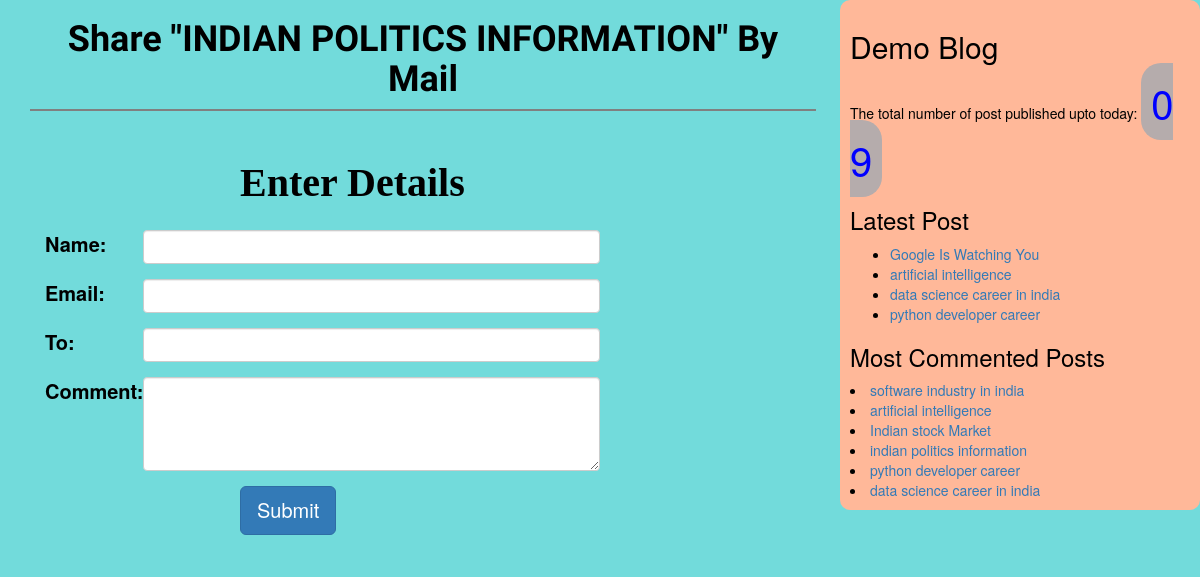
The app's page /2/share/ with its own data.
### blog/models.py (models this page shows, shortened)
class Post(models.Model):
    STATUS_CHOICES=(('draft','Draft'),('published','Published'))
    title=models.CharField(max_length=256)
    slug=models.SlugField(max_length=256,unique_for_date='publish')
    author=models.ForeignKey(User,on_delete=models.CASCADE,related_name='blog_posts')
    body=models.TextField()
    publish=models.DateTimeField(default=timezone.now)
    created=models.DateTimeField(auto_now_add=True)
    updated=models.DateTimeField(auto_now=True)
    status=models.CharField(max_length=10,choices=STATUS_CHOICES,default='draft')
    objects=CustomManager()
    tags=TaggableManager()
    class Meta:
        ordering=('-publish',)
    def get_absolute_url(self):
        return reverse('post_detail',
                            args=[self.publish.year,
                            self.publish.strftime('%m'),
                            self.publish.strftime('%d'),
                            self.slug])

### blog/views.py (the view)
# urls.py: path('<int:id>/share/', views.mail_send_view),
def mail_send_view(request,id):
    post=get_object_or_404(Post,id=id,status='published')
    send=False
    if request.method=='POST':
        form=EmailSendForm(request.POST)
        if form.is_valid():
            cd=form.cleaned_data
            post_url=request.build_absolute_uri(post.get_absolute_url())
            subject='{}({}) recommends you to read "{}"'.format(cd['name'],cd['email'], post.title)
            message='read post at: \n {}\n\n {}\'comment:\n{}'.format(post_url,cd['name'],cd['comment'])
            send_mail(subject,message,'samtech@gmail.com',[cd['to']])
            send=True
    else:
        form=EmailSendForm()
    return render(request,'blog/sharebyemail.html',{'send':send,'form':form,'post':post})

### blog/forms.py
class EmailSendForm(forms.Form):
    name=forms.CharField()
    email=forms.EmailField()
    to=forms.EmailField()
    comment=forms.CharField(required=False,widget=forms.Textarea)

### blog/models.py (called while the page is built)
    def get_queryset(self):
        return super().get_queryset().filter(status='published')

### blog/templatetags/blog_tags.py (called while the page is built)
@register.simple_tag
def total_posts():
    return Post.objects.count()

@register.inclusion_tag('blog/latest_post123.html')
def show_latest_post(count=3):
    lastest_posts=Post.objects.order_by('-publish')[0:count]
    return {'lastest_posts':lastest_posts}

@register.simple_tag
def get_most_commented_posts(count=5):
    return Post.objects.annotate(total_comments=Count('comments')).order_by('-total_comments')[:count]

### templates/blog/sharebyemail.html (shortened to what this page needs)
<!DOCTYPE html>
{% extends 'blog/base.html' %}
{% block body %}
{%if send%}
<h1>Email send successfully</h1>
{%else%}
  <h1>Share "{{post.title|upper}}" By Mail</h1>
  <form method="POST" class="post-form" action="">
    <div class="container">
<br>
    <div class="form-group row">
    <label class="col-sm-2 col-form-label"></label>
    <div class="col-sm-6 ">
    <h3> <span id='form_heading' >Enter Details</span> </h3>
    </div>
  </div>
    <div class="form-group row">
    <label class="col-sm-1 col-form-label">Name:</label>
    <div class="col-sm-5">
      <input type="text" name="name" class="form-control">
    </div>
  </div>
  <div class="form-group row">
    <label class="col-sm-1 col-form-label">Email:</label>
    <div class="col-sm-5">
      <input type="email" name="email" class="form-control">
    </div>
  </div>
    <div class="form-group row">
    <label class="col-sm-1 col-form-label">To:</label>
    <div class="col-sm-5">
      <input type="email" name="to" class="form-control">
    </div>
  </div>
    <div class="form-group row">
    <label class="col-sm-1 col-form-label" for="inputEmail3" >Comment:</label>
    <div class="col-sm-5">
      <textarea id="inputEmail3" name="comment" rows="4" cols="50" class="form-control" ></textarea>
    </div>
  </div>
    <div class="form-group row">
    <label class="col-sm-2 col-form-label"></label>
    <div  class="col-sm-4">
    <button type="submit" class="btn btn-primary btn-lg"> <span id ='submit_button'>Submit</span> </button>
    </div>
  </div>
    </div>
</form>
  {%endif%}
  {% endblock %}

### templates/blog/base.html (shortened to what this page needs)
<!DOCTYPE html>
{% load static %}
{% load blog_tags %}
<html lang="en" dir="ltr">
  <head>
    <link rel="stylesheet" href="https://stackpath.bootstrapcdn.com/bootstrap/3.4.1/css/bootstrap.min.css">
    <link rel="stylesheet" href="{% static "css/blog.css" %}">
  </head>
  <body>
    <div class="content">
      {% block body %}{% endblock %}
    </div>
    <div class="sidebar">
      <h2>Demo Blog</h2>
      <p>The total number of post published upto today: <span  id='pcount'>0 {%total_posts%}</span> </p>
      <h3>Latest Post</h3>{%show_latest_post 4 %}
      <h3>Most Commented Posts</h3>
      {%get_most_commented_posts 6 as most_commented_post %}
      {%for post in most_commented_post%}
      <li><a href="{{post.get_absolute_url}}">{{post.title}}</a></li>
      {%endfor%}
    </div>
  </body>
</html>

### templates/blog/latest_post123.html
<ul>
  {%for post in lastest_posts%}
  <li><a href="{{post.get_absolute_url}}">{{post.title}}</a></li>
  {%endfor%}
</ul>

### static/css/blog.css (style rules this page uses)
.content { width:68%; float: left; padding:0 0 0 30px; }
.sidebar { width:30%; float:right; padding:10px; background:#FFB899; border-radius: 10px; }
body { background:#72DBDB; color:black; }
h1 { text-align:center; border-bottom: 2px solid grey; font-weight:bold; color:black; padding:0 0 10px 0; font-family: 'Texturina', serif; }
h2 { color:black; }
label { font-size: 20px; }
#submit_button { font-size: 20px; }
#form_heading { font-size: 40px; font-weight: bold; font-family: Calibri; }
#pcount { font-size:40px; color: blue; border: 2px solid inherit; border-radius: 20px; background-color:#b5acac; padding:10px; }

### records on screen
Post: title "INDIAN POLITICS INFORMATION", title "indian politics information"
Post: title "Google Is Watching You"
Post: title "artificial intelligence"
Post: title "data science career in india"
Post: title "python developer career"
Post: title "software industry in india"
Post: title "Indian stock Market"
